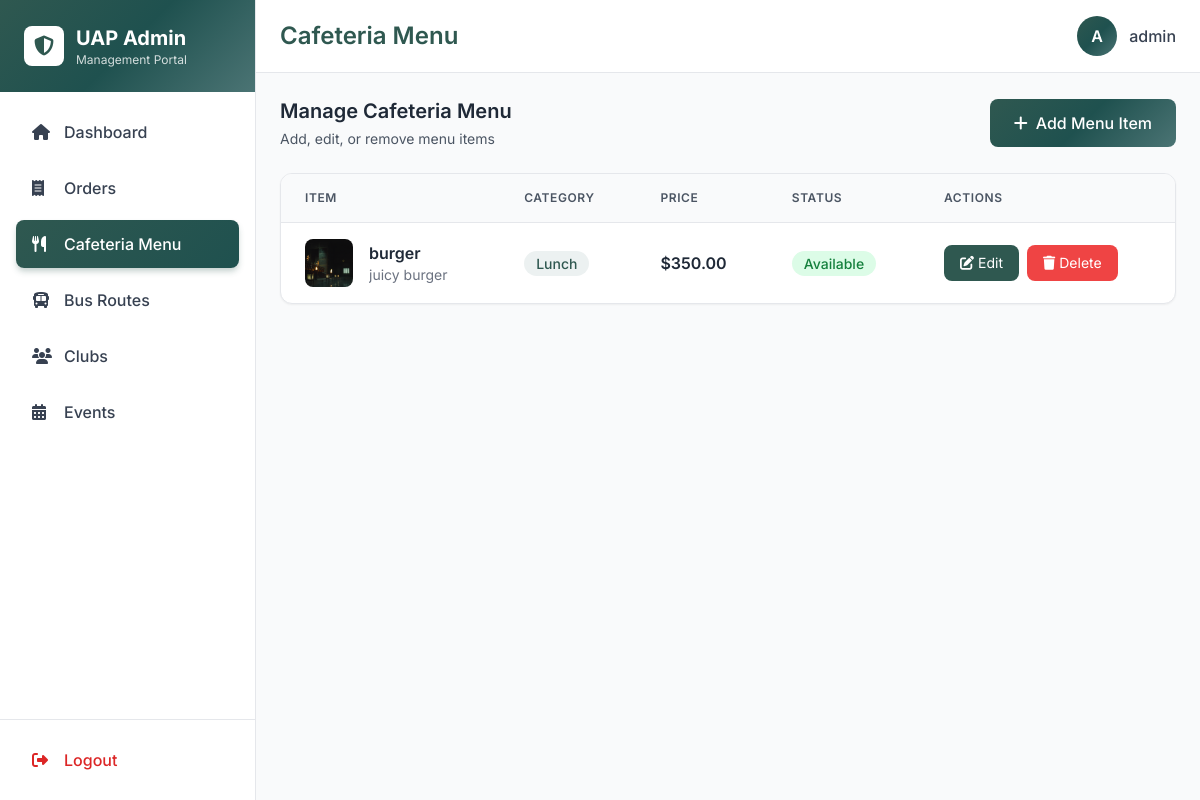
/uapadmin/menu/ (signed in), run on an earlier commit of the app's database.
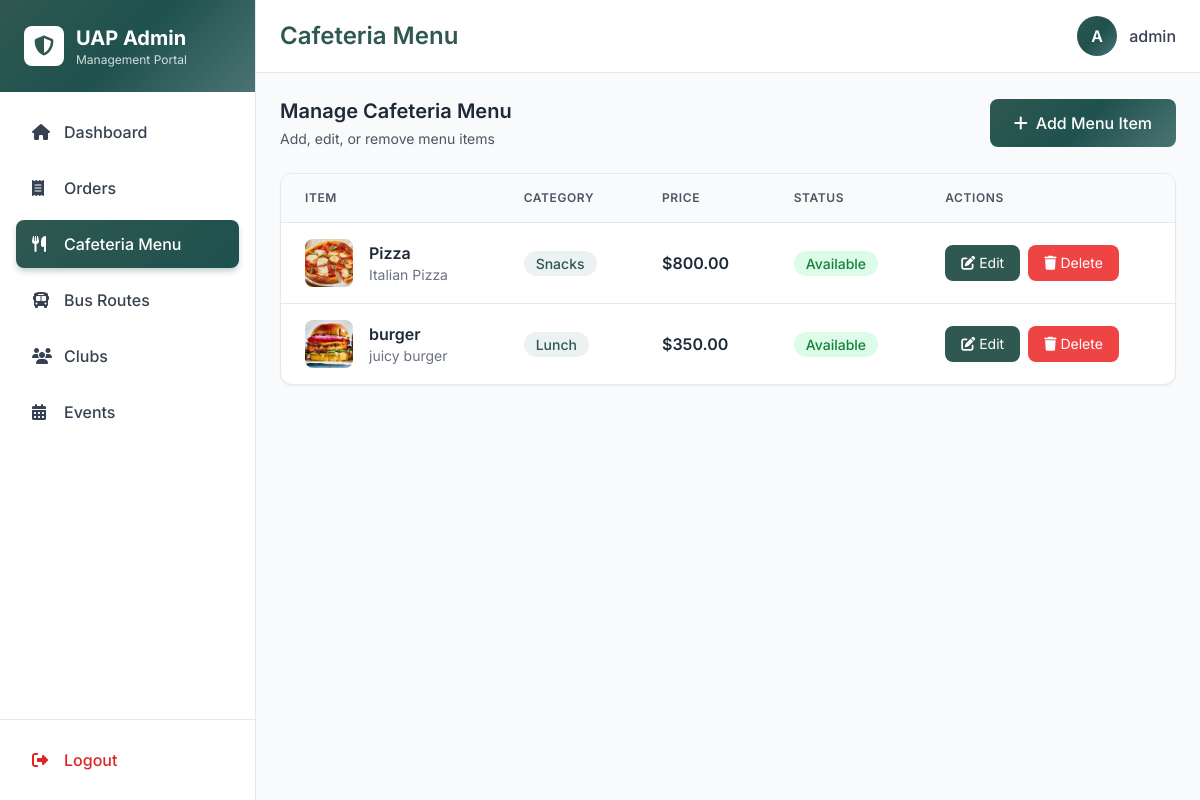
And on a later commit of the database.
### main/models.py (models this page shows, shortened)
class MenuItem(models.Model):
    name = models.CharField(max_length=200)
    description = models.TextField(blank=True)
    price = models.DecimalField(max_digits=6, decimal_places=2)
    category = models.CharField(max_length=100, choices=[
        ('breakfast', 'Breakfast'),
        ('lunch', 'Lunch'),
        ('dinner', 'Dinner'),
        ('snacks', 'Snacks'),
        ('beverages', 'Beverages'),
    ])
    is_available = models.BooleanField(default=True)
    image = models.ImageField(upload_to='menu_items/', blank=True, null=True)
    created_at = models.DateTimeField(auto_now_add=True)
    updated_at = models.DateTimeField(auto_now=True)
    class Meta:
        ordering = ['category', 'name']

### main/views.py (the view)
# urls.py: path('uapadmin/menu/', admin_menu_list, name='admin_menu_list'),
@login_required
@user_passes_test(lambda u: u.is_superuser, login_url='/uapadmin/login/')
def admin_menu_list(request):
    menu_items = MenuItem.objects.all().order_by('-created_at')
    return render(request, 'admin_portal/menu_list.html', {
        'active_page': 'menu',
        'page_title': 'Cafeteria Menu',
        'menu_items': menu_items
    })

### main/context_processors.py (called while the page is built)
def cart_count(request):
    cart = request.session.get('cart', {})
    return {'cart_count': sum(cart.values())}

### templates/admin_portal/menu_list.html (shortened to what the changed rows need)
{% extends 'admin_portal/layout.html' %}
{% block content %}
<div class="space-y-6">
    <div class="bg-white rounded-xl shadow-sm border border-gray-200 overflow-hidden">
        <div class="overflow-x-auto">
            <table class="w-full">
                <thead class="bg-gray-50 border-b border-gray-200">
                    <tr>
                        <th class="px-6 py-4 text-left text-xs font-semibold text-gray-600 uppercase tracking-wider">Item</th>
                        <th class="px-6 py-4 text-left text-xs font-semibold text-gray-600 uppercase tracking-wider">Category</th>
                        <th class="px-6 py-4 text-left text-xs font-semibold text-gray-600 uppercase tracking-wider">Price</th>
                        <th class="px-6 py-4 text-left text-xs font-semibold text-gray-600 uppercase tracking-wider">Status</th>
                        <th class="px-6 py-4 text-left text-xs font-semibold text-gray-600 uppercase tracking-wider">Actions</th>
                    </tr>
                </thead>
                <tbody class="divide-y divide-gray-200">
                    {% for item in menu_items %}
                    <tr class="hover:bg-gray-50 smooth-transition">
                        <td class="px-6 py-4">
                            <div class="flex items-center">
                                {% if item.image %}
                                <img src="{{ item.image.url }}" alt="{{ item.name }}" class="w-12 h-12 rounded-lg object-cover mr-4">
                                {% else %}
                                <div class="w-12 h-12 bg-accent/10 rounded-lg flex items-center justify-center mr-4">
                                    <i class="fas fa-utensils text-primary"></i>
                                </div>
                                {% endif %}
                                <div>
                                    <p class="font-semibold text-gray-800">{{ item.name }}</p>
                                    <p class="text-sm text-gray-500 truncate max-w-xs">{{ item.description }}</p>
                                </div>
                            </div>
                        </td>
                        <td class="px-6 py-4">
                            <span class="px-3 py-1 bg-accent/10 text-primary rounded-full text-sm font-medium capitalize">
                                {{ item.category }}
                            </span>
                        </td>
                        <td class="px-6 py-4">
                            <span class="font-semibold text-gray-800">${{ item.price }}</span>
                        </td>
                        <td class="px-6 py-4">
                            {% if item.is_available %}
                            <span class="px-3 py-1 bg-green-100 text-green-700 rounded-full text-sm font-medium">
                                Available
                            </span>
                            {% else %}
                            <span class="px-3 py-1 bg-red-100 text-red-700 rounded-full text-sm font-medium">
                                Unavailable
                            </span>
                            {% endif %}
                        </td>
                        <td class="px-6 py-4">
                            <div class="flex space-x-2">
                                <button data-edit-url="{% url 'admin_menu_edit' item.id %}" class="edit-btn px-4 py-2 bg-primary text-white rounded-lg hover:bg-secondary smooth-transition text-sm cursor-pointer">
                                    <i class="fas fa-edit mr-1"></i>Edit
                                </button>
                                <button data-delete-url="{% url 'admin_menu_delete' item.id %}" data-delete-msg="Are you sure you want to delete this menu item?" class="delete-btn px-4 py-2 bg-red-500 text-white rounded-lg hover:bg-red-600 smooth-transition text-sm cursor-pointer">
                                    <i class="fas fa-trash mr-1"></i>Delete
                                </button>
                            </div>
                        </td>
                    </tr>
                    {% endfor %}
                </tbody>
            </table>
        </div>
    </div>
</div>
{% endblock %}

What changed in the data, as far as the page shows it:
added MenuItem: image (picture), name "Pizza", description "Italian Pizza", category "Snacks", price "800.00", is_available "Available"
changed MenuItem "burger": image: a different picture
